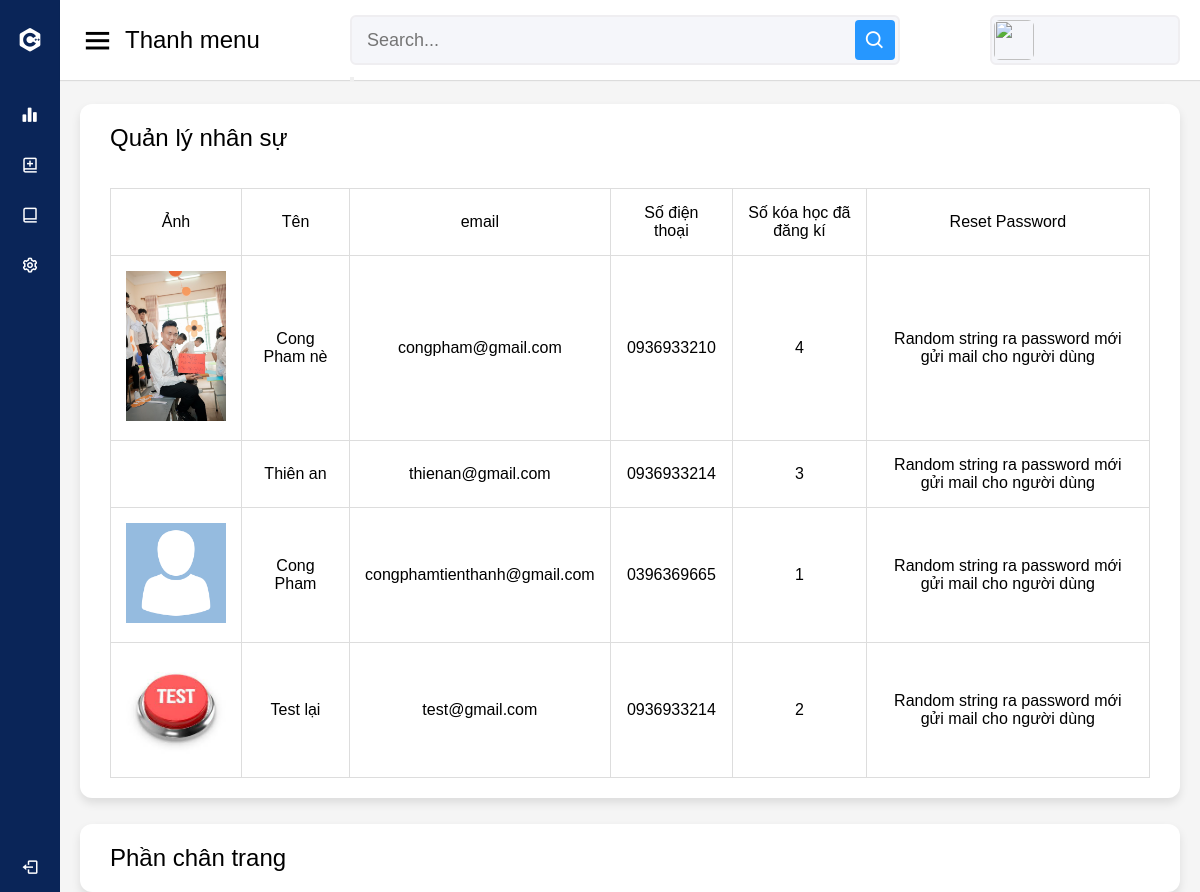
The page /admin/manage/student_manager_admin.php on the database its author committed.
### tables this page shows
CREATE TABLE `user` (
  `id_user` int(11) NOT NULL,
  `name_user` varchar(35) NOT NULL,
  `email_user` varchar(150) NOT NULL,
  `phone_number_user` varchar(15) NOT NULL,
  `image_user` varchar(150) DEFAULT 'null',
  `password` varchar(150) NOT NULL,
  `token_user` text
);

### admin/manage/student_manager_admin.php (the view, shortened to what this page needs)
<!DOCTYPE html>
<html lang="en" dir="ltr">
<head>
    <link rel="stylesheet" href="../default/style.css">
    <link href='https://unpkg.com/boxicons@2.0.7/css/boxicons.min.css' rel='stylesheet'>
</head>
<body>
<?php
require "../default/option.php"
?>
<section class="home-section">
    <?php
    require "../default/user.php"
    ?>
    <div class="home-content">
        <div class="sales-boxes">
            <div class="recent-sales box">
                <div class="title">Quản lý nhân sự</div>
                <br>
                <br>
                <div class="sales-details">
                    <?php
                    require "../../public/connect_sql.php";
                    $sql = "SELECT user.id_user,name_user,email_user,phone_number_user,image_user, count(*)
                        FROM `user` join oder using(id_user)
                        group by user.id_user,name_user,email_user,phone_number_user,image_user;";
                    $user = mysqli_query($connection, $sql);
                    ?>
                    <table>
                        <tr>
                            <th>Ảnh</th>
                            <th>Tên</th>
                            <th>email</th>
                            <th>Số điện thoại</th>
                            <th>Số kóa học đã đăng kí</th>
                            <th>Reset Password</th>
                        </tr>
                        <?php foreach ($user as $st) { ?>
                            <tr>
                                <th>
                                    <?php if ($st['image_user'] == "null") { ?>
                                        <img width="100" src="../../public/images/default/avata.png" alt="">
                                    <?php } else { ?>
                                        <img width="100" src="../../public/images/upload/<?php echo $st['image_user'] ?>"
                                             alt="">
                                    <?php } ?>
                                </th>
                                <th>
                                    <?php echo $st['name_user'] ?>
                                </th>
                                <th>
                                    <?php echo $st['email_user'] ?>
                                </th>
                                <th>
                                    <?php echo $st['phone_number_user'] ?>
                                </th>
                                <th>
                                    <?php echo $st['count(*)'] ?>
                                </th>
                                <th>
                                    Random string ra password mới gửi mail cho người dùng
                                </th>
                            </tr>
                        <?php } ?>
                    </table>
                </div>
            </div>
        </div>
        <?php require "../default/footer.php" ?>
    </div>
</section>
</body>
</html>

### admin/default/style.css (style rules this page uses)
* { margin: 0; padding: 0; box-sizing: border-box; font-family: sans-serif; scroll-behavior: smooth; }
.home-section { position: relative; background: #f5f5f5; min-height: 100vh; width: calc(100% - 240px); left: 240px; transition: all 0.5s ease; }
.home-section .home-content { position: relative; padding-top: 104px; }
.home-content .sales-boxes { display: flex; justify-content: space-between; }
.home-content .sales-boxes .recent-sales { width: 100%; background: #fff; padding: 20px 30px; margin: 0 20px; border-radius: 12px; box-shadow: 0 5px 10px rgba(0, 0, 0, 0.1); }
.home-content .sales-boxes .sales-details { display: flex; align-items: center; justify-content: space-between; }
.sales-boxes .box .title { font-size: 24px; font-weight: 500; }
@media (max-width: 1240px) { .home-section { width: calc(100% - 60px); left: 60px; } }

### admin/manage/student_manager_admin.php (style rules this page uses)
table, td, th { border: 1px solid #ddd; text-align: left; }
table { border-collapse: collapse; width: 100%; }
th, td { padding: 15px; font-weight: normal; text-align: center; }

### rows shown on the page
user: image_user (picture), name_user "Cong Pham nè", email_user "congpham@gmail.com", phone_number_user "0936933210", count "4"
user: name_user "Thiên an", email_user "thienan@gmail.com", phone_number_user "0936933214", count "3"
user: name_user "Cong Pham", email_user "congphamtienthanh@gmail.com", phone_number_user "0396369665", count "1"
user: image_user (picture), name_user "Test lại", email_user "test@gmail.com", phone_number_user "0936933214", count "2"
